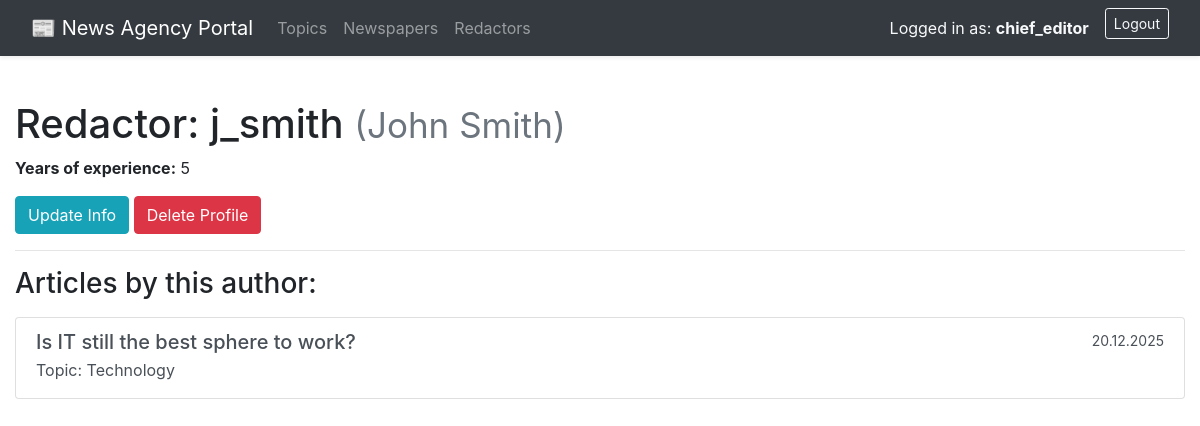
The app's page /redactors/2/ (signed in) with its own data.
### agency/models.py (models this page shows, shortened)
class Redactor(AbstractUser):
    years_of_experience = models.IntegerField(default=0)
    class Meta:
        verbose_name = "redactor"
        verbose_name_plural = "redactors"

class Newspaper(models.Model):
    title = models.CharField(max_length=255)
    content = models.TextField()
    published_date = models.DateTimeField(auto_now_add=True)
    topic = models.ForeignKey(Topic, on_delete=models.CASCADE, related_name="newspapers")
    publishers = models.ManyToManyField(settings.AUTH_USER_MODEL, related_name="newspapers")
    class Meta:
        ordering = ["-published_date"]

class Topic(models.Model):
    name = models.CharField(max_length=255, unique=True)
    class Meta:
        ordering = ["name"]

### agency/views.py (the view)
# urls.py: path("redactors/<int:pk>/", RedactorDetailView.as_view(), name="redactor-detail"),
class RedactorDetailView(LoginRequiredMixin, generic.DetailView):
    model = Redactor
    queryset = Redactor.objects.all().prefetch_related("newspapers__topic")

### templates/agency/redactor_detail.html
{% extends "base.html" %}
{% block content %}
  <h1>
    Redactor: {{ redactor.username }}
    <small class="text-muted">({{ redactor.first_name }} {{ redactor.last_name }})</small>
  </h1>
  <p><strong>Years of experience:</strong> {{ redactor.years_of_experience }}</p>
  <div class="mt-3">
    <a href="{% url 'agency:redactor-update' pk=redactor.id %}" class="btn btn-info">Update Info</a>
    <a href="{% url 'agency:redactor-delete' pk=redactor.id %}" class="btn btn-danger">Delete Profile</a>
  </div>
  <hr>
  <h3>Articles by this author:</h3>
  <div class="list-group mt-3">
    {% for newspaper in redactor.newspapers.all %}
      <a href="{% url 'agency:newspaper-detail' pk=newspaper.id %}" class="list-group-item list-group-item-action">
        <div class="d-flex w-100 justify-content-between">
          <h5 class="mb-1">{{ newspaper.title }}</h5>
          <small>{{ newspaper.published_date|date:"d.m.Y" }}</small>
        </div>
        <p class="mb-1">Topic: {{ newspaper.topic.name }}</p>
      </a>
    {% empty %}
      <p>This editor has not published any articles yet.</p>
    {% endfor %}
  </div>
{% endblock %}

### templates/base.html (shortened to what this page needs)
<!DOCTYPE html>
<html lang="en">
<head>
  <link rel="stylesheet" href="https://cdn.jsdelivr.net/npm/bootstrap@4.6.2/dist/css/bootstrap.min.css">
</head>
<body>
<nav class="navbar navbar-expand-lg navbar-dark bg-dark mb-4 shadow-sm">
  <div class="container-fluid">
    <a class="navbar-brand" href="{% url 'agency:index' %}">📰 News Agency Portal</a>
    <div class="collapse navbar-collapse" id="navbarNav">
      <ul class="navbar-nav mr-auto">
        <li class="nav-item"><a class="nav-link" href="{% url 'agency:topic-list' %}">Topics</a></li>
        <li class="nav-item"><a class="nav-link" href="{% url 'agency:newspaper-list' %}">Newspapers</a></li>
        <li class="nav-item"><a class="nav-link" href="{% url 'agency:redactor-list' %}">Redactors</a></li>
      </ul>
      <ul class="navbar-nav ml-auto">
        {% if user.is_authenticated %}
          <li class="nav-item">
            <span class="nav-link text-light">
              Logged in as: <strong>{{ user.username }}</strong>
            </span>
          </li>
          <li class="nav-item">
            <form action="{% url 'logout' %}" method="post" class="form-inline ml-2">
              <button type="submit" class="btn btn-outline-light btn-sm">Logout</button>
            </form>
          </li>
        {% else %}
          <li class="nav-item">
            <a class="btn btn-outline-light btn-sm" href="{% url 'login' %}">Login</a>
          </li>
        {% endif %}
      </ul>
    </div>
  </div>
</nav>
<div class="container-fluid">
  <div class="row">
    <div class="{% if user.is_staff %}col-md-9 col-lg-10{% else %}col-12{% endif %} main-content">
      {% block content %}{% endblock %}
    </div>
  </div>
</div>
</body>
</html>

### templates/base.html (style rules this page uses)
.main-content { transition: all 0.3s ease; padding-top: 20px; }

### records on screen
Redactor: username "chief_editor"
Redactor: username "j_smith", first_name "John", last_name "Smith", years_of_experience "5"
Newspaper: title "Is IT still the best sphere to work?", published_date "20.12.2025", topic.name "Technology"
